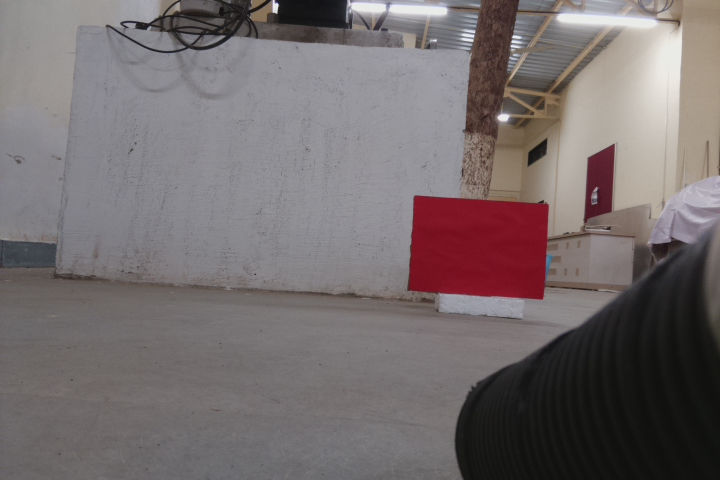
#> input picture img.jpg, 720 x 480 px
$ python colourshape2.py   (Python 2 division)   (older library calls are emulated)
#> lines starting #> are read from the running program, lines starting #| are printed output that depends on the picture; after the words box and inside, x2 and y2 are one past the last pixel; in counts of white or black regions, pixels touching at a corner belong together
import numpy as np
import imutils
import cv2
#import picamera

lower = {'red':(155,50,0), 'blue':(80, 100, 10), 'green':(60,40,10)}
upper = {'red':(185,225,160), 'blue':(110,220,190), 'green':(95,215,120)}

colors = {'red':(0,0,255), 'green':(0,255,0), 'blue':(255,0,0)}

#camera = picamera.PiCamera()
#camera.brightness = 50    # brightness can be adjusted according to requirement
#camera.capture('img.jpg')
image = cv2.imread('img.jpg', 1)
#> image is the input picture: shape (480, 720, 3); mean B, G, R 110, 109.2, 117.2
frame = imutils.resize(image, width=600)

blurred = cv2.GaussianBlur(frame, (11, 11), 0)
hsv = cv2.cvtColor(blurred, cv2.COLOR_BGR2HSV)
#> hsv: shape (400, 600, 3); mean H, S, V 79.9, 25.4, 118.7


for x in range(400):
	for y in range(597):
		if x+y>704:
			hsv[x][y] = [0,0,0]
#> hsv: shape (400, 600, 3); mean H, S, V 70.4, 21.8, 108.4

#cv2.imshow("hsv", frame)
#cv2.imshow("hsv", hsv)
#cv2.waitKey(0)

    #for each color in dictionary check object in frame
for key, value in upper.items():
     	# construct a mask for the color from dictionary`1, then perform
        # a series of dilations and erosions to remove any small
        # blobs left in the mask
        kernel = np.ones((9,9),np.uint8)
        mask = cv2.inRange(hsv, lower[key], upper[key])
	edged = cv2.Canny(mask, 10, 200)
	# [5 lines of commented-out code are left out]
        mask = cv2.morphologyEx(mask, cv2.MORPH_OPEN, kernel)
        mask = cv2.morphologyEx(mask, cv2.MORPH_CLOSE, kernel)
	edged = cv2.morphologyEx(mask, cv2.MORPH_OPEN, kernel)
        edged = cv2.morphologyEx(mask, cv2.MORPH_CLOSE, kernel)
#	cv2.imshow("edged",edged)
#	cv2.waitKey(0)

        # find contours in the mask and initialize the current
        # (x, y) center of the ball
        cnts = cv2.findContours(mask.copy(), cv2.RETR_EXTERNAL, cv2.CHAIN_APPROX_SIMPLE)[-2]

        center = None
	_, cnts1, _ = cv2.findContours(edged.copy(), cv2.RETR_TREE, cv2.CHAIN_APPROX_SIMPLE)

        # only proceed if at least one contour was found
	if len(cnts) > 0:
            # find the largest contour in the mask, then use
            # it to compute the minimum enclosing circle and
            # centroid
            c = max(cnts, key=cv2.contourArea)
            ((x, y), radius) = cv2.minEnclosingCircle(c)
            M = cv2.moments(c)
            center = (int(M["m10"] / M["m00"]), int(M["m01"] / M["m00"]))

            # only proceed if the radius meets a minimum size. Correct this value for your object's size
            if radius > 0.5 and radius < 52 and y > 100:
                # draw the circle and centroid on the frame,
                # then update the list of tracked points
                #cv2.circle(frame, (int(x), int(y)), int(radius), colors[key], 1)
                #cv2.putText(frame,key + " ball", (int(x-radius),int(y-radius)), cv2.FONT_HERSHEY_SIMPLEX, 0.6,colors[key],2)
		print(y)

	for b in cnts1:
		peri = cv2.arcLength(b, True)
		area1 = cv2.contourArea(b)
		rect = cv2.minAreaRect(b)
		box = cv2.boxPoints(rect)
		box = np.int0(box)
		area2 = cv2.contourArea(box)
		approx = cv2.approxPolyDP(b, 0.02 * peri, True)

		if len(approx) == 4 and area1 > 250 and abs(area1 - area2) < 1000:
#this 100000 can also be changed. it is the difference between the areas of the shape and its enclosing rectangle. if difference is lesser than a certain value then shape is a rectangle. the 2000 can also be changed, it is the min area the rectangle must have to get detected, its there to remove the arbit noise.
		#print(area1)
			print(area2, peri)
			cv2.drawContours(frame, [approx], -1, colors[key], 4)
			cv2.putText(frame,key + " rectangle", tuple(box[1]), cv2.FONT_HERSHEY_SIMPLEX, 0.6,colors[key],10)
#> this loop made 3 passes
#> (x, y, radius, center) on pass 1: (399, 206, 69.03, (398, 206))
#> pass 1, `mask = cv2.inRange(hsv, lower[key], upper[key])`:
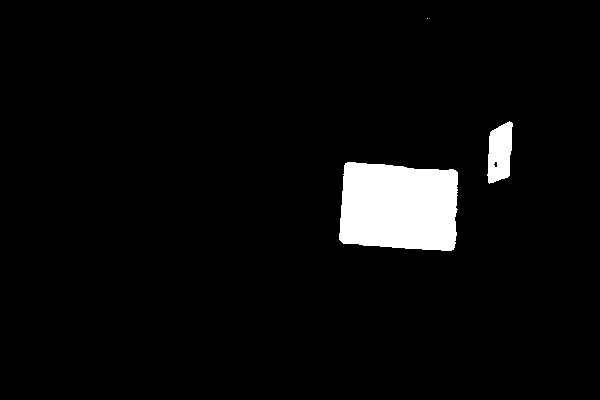
#> mask: shape (400, 600); 4.4% white; 3 white regions (1 under 20 px), largest, box (x1, y1, x2, y2) and area: (339, 162, 458, 251) 9365, (487, 121, 513, 184) 1211
#> pass 1, `edged = cv2.Canny(mask, 10, 200)`:
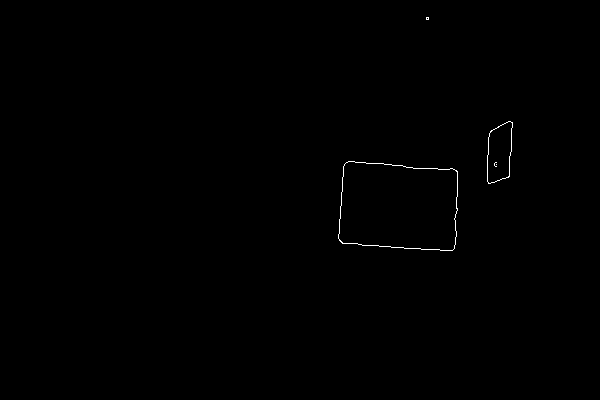
#> edged: shape (400, 600); 0.23% white in thin lines or dots, all inside (x1, y1, x2, y2) = (338, 17, 513, 251)
#> after the loop:
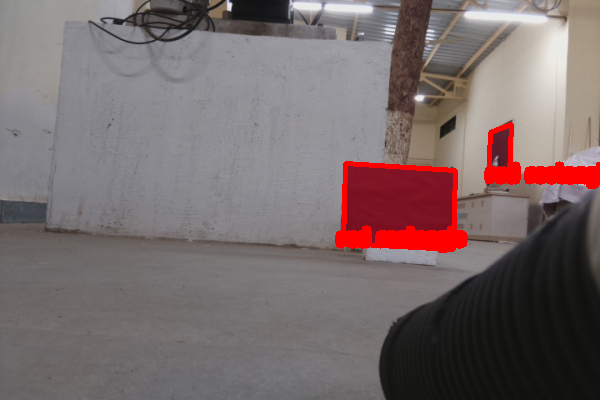
#> frame: shape (400, 600, 3); mean B, G, R 107.7, 107.1, 120.5
#> after the loop: mask: shape (400, 600); every value is 0

    # show the frame to our screen
#fra = imutils.resize(frame, width=600)
#cv2.imshow("Frame", frame)

#cv2.waitKey(0)

# cleanup the camera and close any open windows

cv2.destroyAllWindows()
